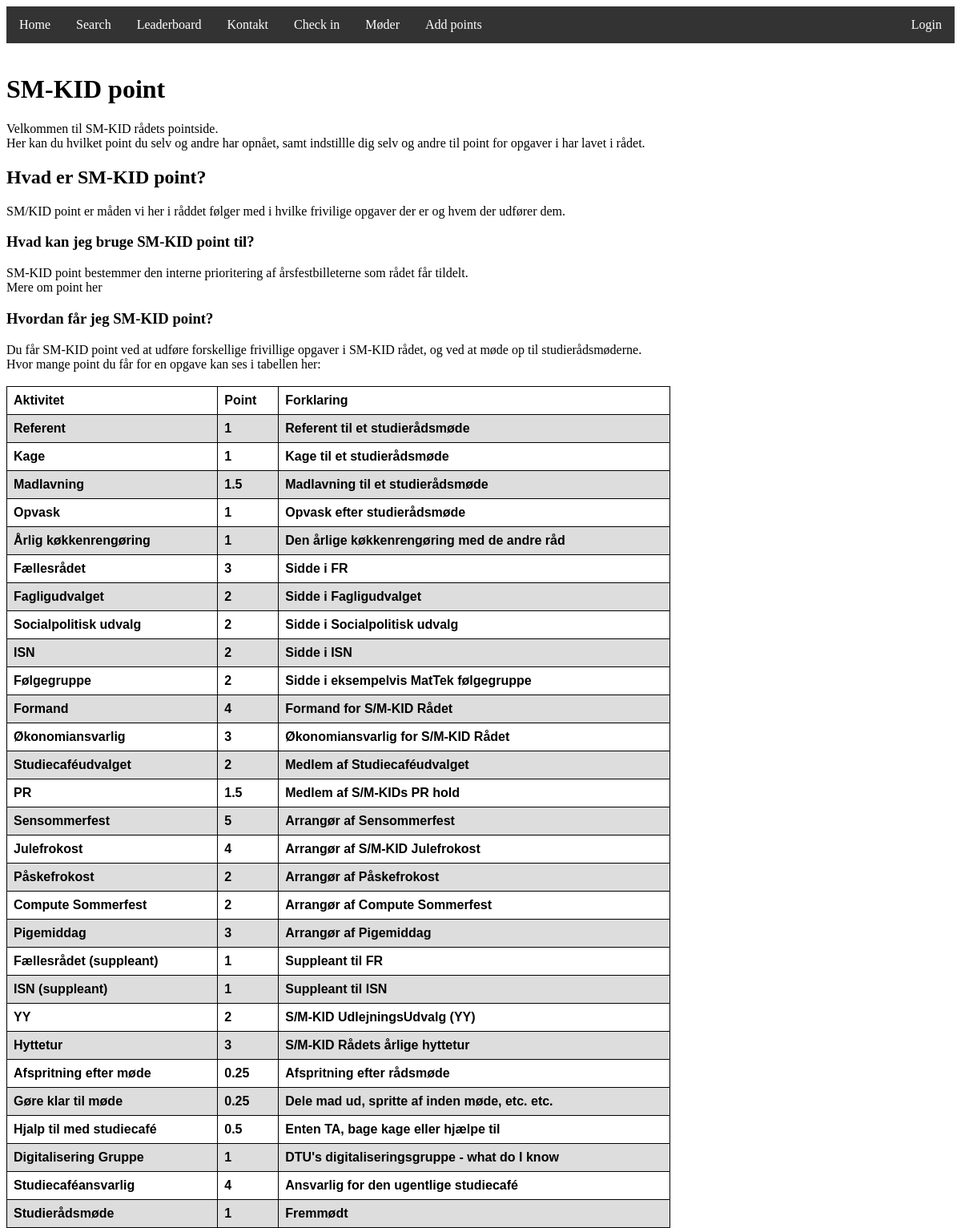
The page / on the database its author committed.
### tables this page shows
CREATE TABLE `aktivitet_typer` (
    `type_id` INT NOT NULL AUTO_INCREMENT PRIMARY KEY,
    `Aktivitet` VARCHAR(255),
    `Point` FLOAT,
    `Forklaring` VARCHAR(255));

### routes.php (called while the page is built, shortened)
<?php
get('', 'home.php');
?>

### user_class.php (the view, shortened to what this page needs)
<?php
function fetch_aktivitetstype($print=false){
    include("./config/db_connect.php");
    $sqli = "SELECT * FROM `aktivitet_typer` ORDER BY `type_id` ASC";
    $result = mysqli_query($db, $sqli);
    $data= mysqli_fetch_all($result);
    if (($result != False) and ($print==true)){
        mysqli_data_seek($result, 0);
        if ($result->num_rows > 0)  {
            echo("<table>
            <tr>
            <th>Aktivitet</th>
            <th>Point</th>
            <th>Forklaring</th>
            </tr>");
            while($row = $result->fetch_assoc()) {
                echo("<tr> <th> " . $row["Aktivitet"]. "</th><th>" . $row["Point"]. "</th><th>" . $row["Forklaring"]. "</th></tr>");
            }
        } else {
            echo ("<th>0 results</th>");
        }
        echo("</table>");
        }
        return $data;
    }
?>

### style/Stylesheet.css (style rules this page uses)
table { font-family: arial, sans-serif; border-collapse: collapse; width: 70%; }
td, th { border: 1px solid #000000; text-align: left; padding: 8px; }
tr:nth-child(even) { background-color: #dddddd; }
tr:nth-child(odd) { background-color: #ffffff; }
body { align-items: center; justify-content: center; height: 100vh; }

### rows shown on the page
aktivitet_typer: Aktivitet "Referent", Point "1", Forklaring "Referent til et studierådsmøde"
aktivitet_typer: Aktivitet "Kage", Point "1", Forklaring "Kage til et studierådsmøde"
aktivitet_typer: Aktivitet "Madlavning", Point "1.5", Forklaring "Madlavning til et studierådsmøde"
aktivitet_typer: Aktivitet "Opvask", Point "1", Forklaring "Opvask efter studierådsmøde"
aktivitet_typer: Aktivitet "Årlig køkkenrengøring", Point "1", Forklaring "Den årlige køkkenrengøring med de andre råd"
aktivitet_typer: Aktivitet "Fællesrådet", Point "3", Forklaring "Sidde i FR"
aktivitet_typer: Aktivitet "Fagligudvalget", Point "2", Forklaring "Sidde i Fagligudvalget"
aktivitet_typer: Aktivitet "Socialpolitisk udvalg", Point "2", Forklaring "Sidde i Socialpolitisk udvalg"
aktivitet_typer: Aktivitet "ISN", Point "2", Forklaring "Sidde i ISN"
aktivitet_typer: Aktivitet "Følgegruppe", Point "2", Forklaring "Sidde i eksempelvis MatTek følgegruppe"
aktivitet_typer: Aktivitet "Formand", Point "4", Forklaring "Formand for S/M-KID Rådet"
aktivitet_typer: Aktivitet "Økonomiansvarlig", Point "3", Forklaring "Økonomiansvarlig for S/M-KID Rådet"
aktivitet_typer: Aktivitet "Studiecaféudvalget", Point "2", Forklaring "Medlem af Studiecaféudvalget"
aktivitet_typer: Aktivitet "PR", Point "1.5", Forklaring "Medlem af S/M-KIDs PR hold"
aktivitet_typer: Aktivitet "Sensommerfest", Point "5", Forklaring "Arrangør af Sensommerfest"
aktivitet_typer: Aktivitet "Julefrokost", Point "4", Forklaring "Arrangør af S/M-KID Julefrokost"
aktivitet_typer: Aktivitet "Påskefrokost", Point "2", Forklaring "Arrangør af Påskefrokost"
aktivitet_typer: Aktivitet "Compute Sommerfest", Point "2", Forklaring "Arrangør af Compute Sommerfest"
aktivitet_typer: Aktivitet "Pigemiddag", Point "3", Forklaring "Arrangør af Pigemiddag"
aktivitet_typer: Aktivitet "Fællesrådet (suppleant)", Point "1", Forklaring "Suppleant til FR"
aktivitet_typer: Aktivitet "ISN (suppleant)", Point "1", Forklaring "Suppleant til ISN"
aktivitet_typer: Aktivitet "YY", Point "2", Forklaring "S/M-KID UdlejningsUdvalg (YY)"
aktivitet_typer: Aktivitet "Hyttetur", Point "3", Forklaring "S/M-KID Rådets årlige hyttetur"
aktivitet_typer: Aktivitet "Afspritning efter møde", Point "0.25", Forklaring "Afspritning efter rådsmøde"
aktivitet_typer: Aktivitet "Gøre klar til møde", Point "0.25", Forklaring "Dele mad ud, spritte af inden møde, etc. etc."
aktivitet_typer: Aktivitet "Hjalp til med studiecafé", Point "0.5", Forklaring "Enten TA, bage kage eller hjælpe til"
aktivitet_typer: Aktivitet "Digitalisering Gruppe", Point "1", Forklaring "DTU's digitaliseringsgruppe - what do I know"
aktivitet_typer: Aktivitet "Studiecaféansvarlig", Point "4", Forklaring "Ansvarlig for den ugentlige studiecafé"
aktivitet_typer: Aktivitet "Studierådsmøde", Point "1", Forklaring "Fremmødt"
